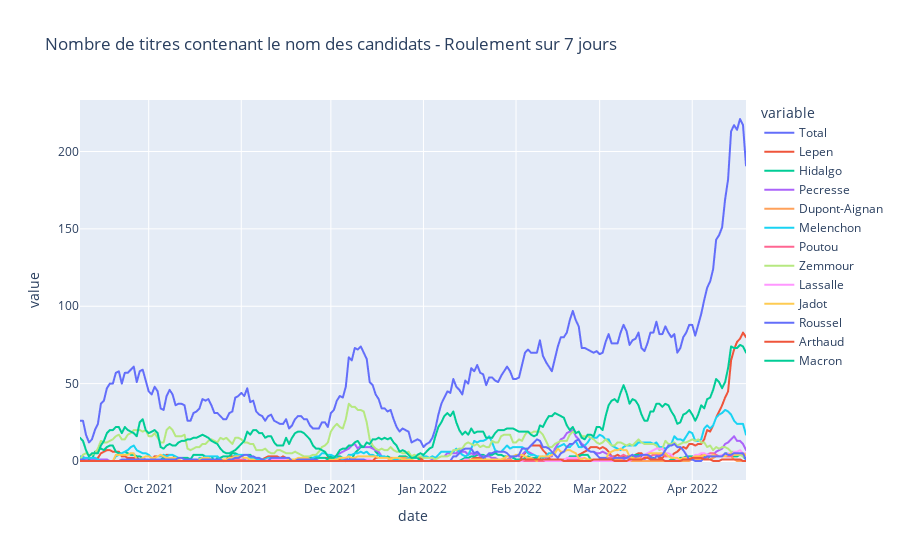

Notebook cell for this chart:
### Code cell
import plotly.express as px

pd.options.plotting.backend = "plotly"
rs_df.plot(x='date', y=candidats, title = "Nombre de titres contenant le nom des candidats - Roulement sur 7 jours")

### Figure 1 — Plotly figure (JSON) as saved in the notebook; plotly's stock layout.template omitted (floating-point values rounded to 4 significant figures; data arrays with more than 128 entries replaced by an {"elided": "..."} marker saying what was removed)
{"data": [{"hovertemplate": "variable=Total<br>date=%{x}<br>value=%{y}<extra></extra>", "legendgroup": "Total", "line": {"color": "#636efa", "dash": "solid"}, "marker": {"symbol": "circle"}, "mode": "lines", "name": "Total", "showlegend": true, "type": "scattergl", "x": {"elided": "224 str values"}, "xaxis": "x", "y": {"elided": "224 int values"}, "yaxis": "y"}, {"hovertemplate": "variable=Lepen<br>date=%{x}<br>value=%{y}<extra></extra>", "legendgroup": "Lepen", "line": {"color": "#EF553B", "dash": "solid"}, "marker": {"symbol": "circle"}, "mode": "lines", "name": "Lepen", "showlegend": true, "type": "scattergl", "x": {"elided": "224 str values"}, "xaxis": "x", "y": {"elided": "224 int values"}, "yaxis": "y"}, {"hovertemplate": "variable=Hidalgo<br>date=%{x}<br>value=%{y}<extra></extra>", "legendgroup": "Hidalgo", "line": {"color": "#00cc96", "dash": "solid"}, "marker": {"symbol": "circle"}, "mode": "lines", "name": "Hidalgo", "showlegend": true, "type": "scattergl", "x": {"elided": "224 str values"}, "xaxis": "x", "y": {"elided": "224 int values"}, "yaxis": "y"}, {"hovertemplate": "variable=Pecresse<br>date=%{x}<br>value=%{y}<extra></extra>", "legendgroup": "Pecresse", "line": {"color": "#ab63fa", "dash": "solid"}, "marker": {"symbol": "circle"}, "mode": "lines", "name": "Pecresse", "showlegend": true, "type": "scattergl", "x": {"elided": "224 str values"}, "xaxis": "x", "y": {"elided": "224 int values"}, "yaxis": "y"}, {"hovertemplate": "variable=Dupont-Aignan<br>date=%{x}<br>value=%{y}<extra></extra>", "legendgroup": "Dupont-Aignan", "line": {"color": "#FFA15A", "dash": "solid"}, "marker": {"symbol": "circle"}, "mode": "lines", "name": "Dupont-Aignan", "showlegend": true, "type": "scattergl", "x": {"elided": "224 str values"}, "xaxis": "x", "y": {"elided": "224 int values"}, "yaxis": "y"}, {"hovertemplate": "variable=Melenchon<br>date=%{x}<br>value=%{y}<extra></extra>", "legendgroup": "Melenchon", "line": {"color": "#19d3f3", "dash": "solid"}, "marker": {"symbol": "circle"}, "mode": "lines", "name": "Melenchon", "showlegend": true, "type": "scattergl", "x": {"elided": "224 str values"}, "xaxis": "x", "y": {"elided": "224 int values"}, "yaxis": "y"}, {"hovertemplate": "variable=Poutou<br>date=%{x}<br>value=%{y}<extra></extra>", "legendgroup": "Poutou", "line": {"color": "#FF6692", "dash": "solid"}, "marker": {"symbol": "circle"}, "mode": "lines", "name": "Poutou", "showlegend": true, "type": "scattergl", "x": {"elided": "224 str values"}, "xaxis": "x", "y": {"elided": "224 int values"}, "yaxis": "y"}, {"hovertemplate": "variable=Zemmour<br>date=%{x}<br>value=%{y}<extra></extra>", "legendgroup": "Zemmour", "line": {"color": "#B6E880", "dash": "solid"}, "marker": {"symbol": "circle"}, "mode": "lines", "name": "Zemmour", "showlegend": true, "type": "scattergl", "x": {"elided": "224 str values"}, "xaxis": "x", "y": {"elided": "224 int values"}, "yaxis": "y"}, {"hovertemplate": "variable=Lassalle<br>date=%{x}<br>value=%{y}<extra></extra>", "legendgroup": "Lassalle", "line": {"color": "#FF97FF", "dash": "solid"}, "marker": {"symbol": "circle"}, "mode": "lines", "name": "Lassalle", "showlegend": true, "type": "scattergl", "x": {"elided": "224 str values"}, "xaxis": "x", "y": {"elided": "224 int values"}, "yaxis": "y"}, {"hovertemplate": "variable=Jadot<br>date=%{x}<br>value=%{y}<extra></extra>", "legendgroup": "Jadot", "line": {"color": "#FECB52", "dash": "solid"}, "marker": {"symbol": "circle"}, "mode": "lines", "name": "Jadot", "showlegend": true, "type": "scattergl", "x": {"elided": "224 str values"}, "xaxis": "x", "y": {"elided": "224 int values"}, "yaxis": "y"}, {"hovertemplate": "variable=Roussel<br>date=%{x}<br>value=%{y}<extra></extra>", "legendgroup": "Roussel", "line": {"color": "#636efa", "dash": "solid"}, "marker": {"symbol": "circle"}, "mode": "lines", "name": "Roussel", "showlegend": true, "type": "scattergl", "x": {"elided": "224 str values"}, "xaxis": "x", "y": {"elided": "224 int values"}, "yaxis": "y"}, {"hovertemplate": "variable=Arthaud<br>date=%{x}<br>value=%{y}<extra></extra>", "legendgroup": "Arthaud", "line": {"color": "#EF553B", "dash": "solid"}, "marker": {"symbol": "circle"}, "mode": "lines", "name": "Arthaud", "showlegend": true, "type": "scattergl", "x": {"elided": "224 str values"}, "xaxis": "x", "y": {"elided": "224 int values"}, "yaxis": "y"}, {"hovertemplate": "variable=Macron<br>date=%{x}<br>value=%{y}<extra></extra>", "legendgroup": "Macron", "line": {"color": "#00cc96", "dash": "solid"}, "marker": {"symbol": "circle"}, "mode": "lines", "name": "Macron", "showlegend": true, "type": "scattergl", "x": {"elided": "224 str values"}, "xaxis": "x", "y": {"elided": "224 int values"}, "yaxis": "y"}], "layout": {"legend": {"title": {"text": "variable"}, "tracegroupgap": 0}, "title": {"text": "Nombre de titres contenant le nom des candidats - Roulement sur 7 jours"}, "xaxis": {"anchor": "y", "domain": [0, 1], "title": {"text": "date"}}, "yaxis": {"anchor": "x", "domain": [0, 1], "title": {"text": "value"}}}}
